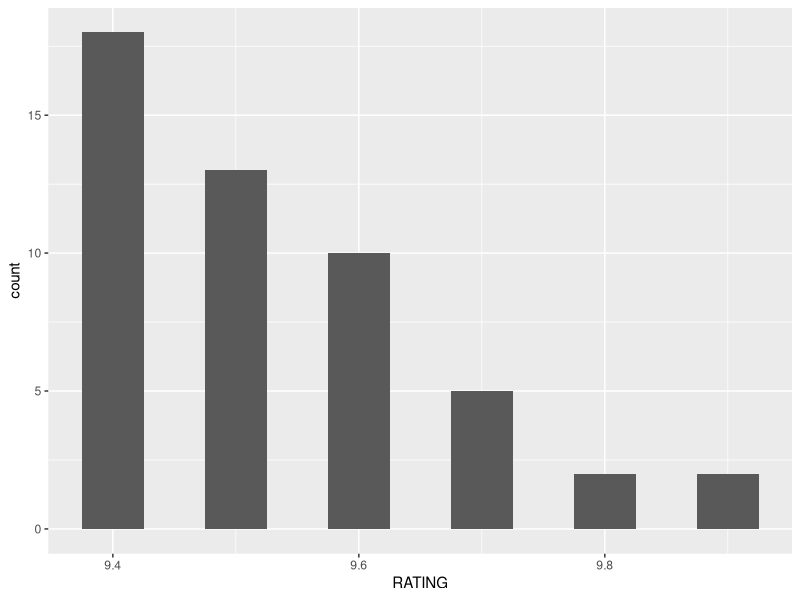
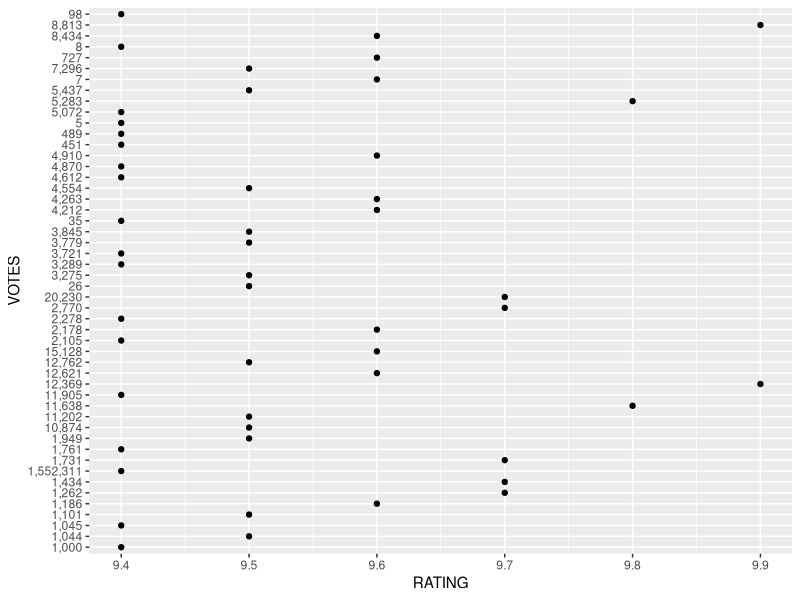

Generate these figures, in order, with R:
## ---- chunk 1
library(tidyverse)
library(magrittr)
library(tidyr)
library(dplyr)
library(ggplot2)
main = read.csv("top.csv")
main
## ---- chunk 2
summary(main$`RATING`)
## ---- chunk 3
main$VOTES<- as.factor(main$VOTES)
summary(main$`VOTES`)
## ---- chunk 4
an <- main %>%
                    filter(main$RATING == 9.5)
an
## ---- chunk 5
and <- main %>%
                    filter(main$RATING == 9.4)
and
## ---- chunk 6
ggplot(main, aes(x= `RATING`)) + geom_histogram(binwidth = .05)
## ---- chunk 7
ggplot(data = main, aes(x = `RATING`, y =`VOTES`)) + geom_point()
